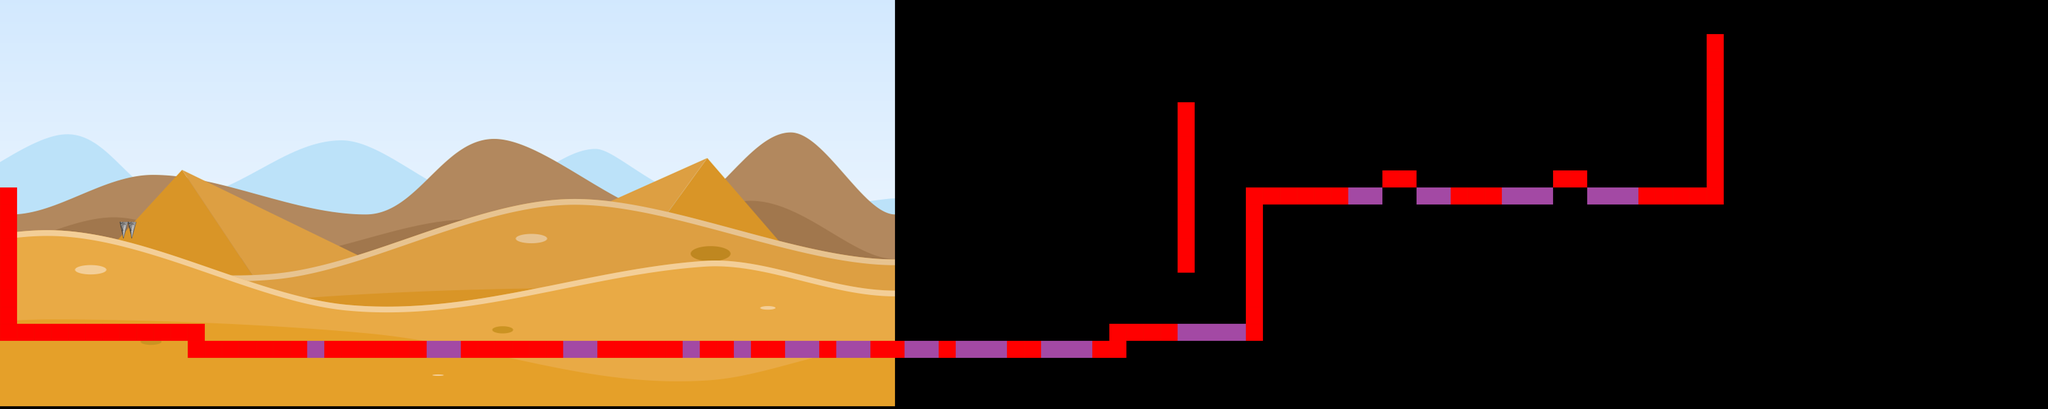

Tiled map render using the project's own tile images. Description and the map definition, with tile-layer contents summarised, below:
An orthogonal 120x24 tile map with 68x68 px tiles, 2 tile layers (Capa de Patrones 1, Capa de patrones 2), 1 image layer.

<map version="1.0" tiledversion="1.0.3" orientation="orthogonal" renderorder="right-down" width="120" height="24" tilewidth="68" tileheight="68" nextobjectid="1">
 <properties>
  <property name="bone_positionx" type="float" value="5848" />
  <property name="bone_positiony" type="float" value="1360" />
  <property name="camera_y_limit" type="float" value="-700" />
  <property name="parallax_speed" type="float" value="0.6" />
  <property name="player_starting_valuex" type="float" value="140" />
  <property name="player_starting_valuey" type="float" value="830" />
 </properties>
 <tileset firstgid="1" name="Tileset_little" tilewidth="68" tileheight="68" spacing="1" margin="1" tilecount="24" columns="6">
  <image source="Tileset_little.png" width="415" height="276" />
 </tileset>
 <imagelayer name="Capa de Imagen 1" offsetx="-1087.39" offsety="-1025.94">
  <image source="Background44.png" width="4653" height="2646" />
 </imagelayer>
 <layer name="Capa de Patrones 1" width="120" height="24">
  <data>[2880 cells, 105 non-empty, 1 distinct tile ids]</data>
 </layer>
 <layer name="Capa de patrones 2" width="120" height="24">
  <data>[2880 cells, 139 non-empty, 3 distinct tile ids]</data>
 </layer>
</map>
